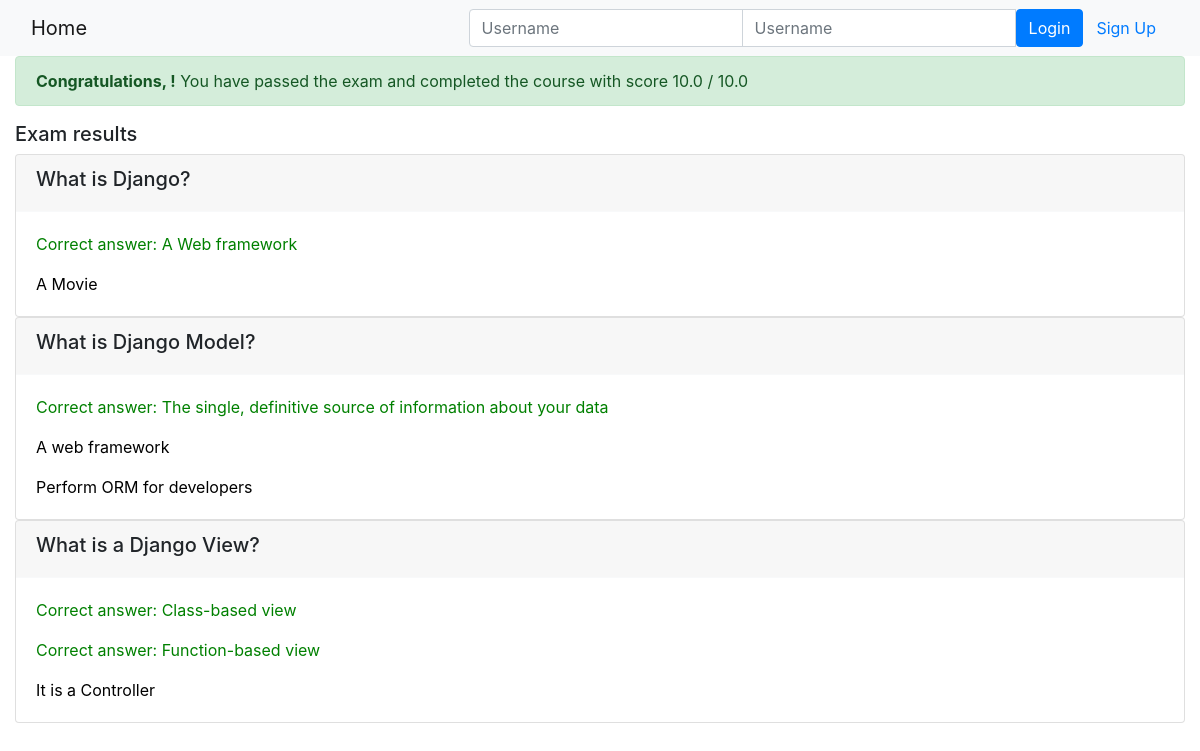
Page /onlinecourse/course/1/submission/1/result/ on the committed database.
### onlinecourse/models.py (models this page shows)
class Question(models.Model):
    course = models.ForeignKey(Course, on_delete=models.CASCADE)
    title = models.CharField(max_length=255)
    question = models.CharField(max_length=255)
    grade = models.FloatField()
    def is_get_score(self, selected_ids):
       all_answers = self.choice_set.filter(is_correct=True).count()
       selected_correct = self.choice_set.filter(is_correct=True, id__in=selected_ids).count()
       if all_answers == selected_correct:
           return True
       else:
           return False

class Choice(models.Model):
    question = models.ForeignKey(Question, on_delete=models.CASCADE)
    choice = models.CharField(max_length=255)
    is_correct = models.BooleanField()

### onlinecourse/views.py (the view)
# urls.py: path('course/<int:course_id>/submission/<int:submission_id>/result/', views.show_exam_result, name='show_exam_result'),
def show_exam_result(request, course_id, submission_id):
    course = get_object_or_404(Course, pk=course_id)
    submission = get_object_or_404(Submission, pk=submission_id)
    choices = submission.choices.all()
    total_mark, mark = 0, 0
    for question in course.question_set.all():
        total_mark += question.grade
        if question.is_get_score(choices):
            mark += question.grade
    return render(request, 'onlinecourse/exam_result_bootstrap.html', {"course":course, "choices":choices, "total_mark":total_mark,
                                                                       "mark":mark, "submission":submission, "grade":int((mark / total_mark) * 100)})

### onlinecourse/templates/onlinecourse/exam_result_bootstrap.html (shortened to what this page needs)
<!DOCTYPE html>
<html lang="en">
<head>
    {% load static %}
    <link rel="stylesheet" href="https://maxcdn.bootstrapcdn.com/bootstrap/4.5.2/css/bootstrap.min.css">
</head>
<body>
 <nav class="navbar navbar-light bg-light">
    <div class="container-fluid">
        <div class="navbar-header">
              <a class="navbar-brand" href="{% url 'onlinecourse:index' %}">Home</a>
        </div>
        <ul class="nav navbar-nav navbar-right">
            {% if user.is_authenticated %}
            <li>
                <a class="btn btn-link" href="#">{{ user.first_name }}({{ user.username }})</a>
                <a class="btn btn-link" href="{% url 'onlinecourse:logout' %}">Logout</a>
            </li>
            {% else %}
            <li>
                <form class="form-inline" action="{% url 'onlinecourse:login' %}" method="post">
                    <div class="input-group">
                        <input type="text" class="form-control" placeholder="Username" name="username" >
                        <input type="password" class="form-control" placeholder="Username" name="psw" >
                        <button class="btn btn-primary" type="submit">Login</button>
                        <a class="btn btn-link" href="{% url 'onlinecourse:registration' %}">Sign Up</a>
                    </div>
                </form>
            </li>
            {% endif %}
        </ul>
    </div>
</nav>
<div class="container-fluid">
    {% if grade > 80 %}
    <div class="alert alert-success">
       <b>Congratulations, {{user.username}}!</b> You have passed the exam and completed the course with score {{mark}} / {{total_mark}}
    </div>
        {% else %}
        <div class="alert alert-danger">
            <b>Failed</b> Sorry, {{user.username}}! You have failed with score {{mark}} / {{total_mark}}
        </div>
        <a class="btn btn-link text-danger" href="{% url 'onlinecourse:course_details' course.id %}">Re-test</a>
        {% endif %}
        <div class="card-columns-vertical mt-1">
        <h5 class="">Exam results</h5>
            {% for question in course.question_set.all %}
                <div class="card">
                    <div class="card-header border-light">
                        <h5>{{question.question}}</h5>
                    </div>
                    <div class="card-body">
                        {% for choice in question.choice_set.all %}
                            {% if choice.is_correct and choice in choices %}
                            <p class="card-text" style="color:green">Correct answer: {{choice.choice}}</p>
                            {% elif choice.is_correct and choice not in choices %}
                            <p class="card-text" style="color:orange">Not selected: {{choice.choice}}</p>
                            {% elif choice.is_correct == False and choice in choices %}
                            <p class="card-text" style="color:red">Wrong answer: {{choice.choice}}</p>
                            {% else %}
                            <p class="card-text" style="color:black">{{choice.choice}}</p>
                            {% endif %}
                        {% endfor %}
                    </div>
                </div>
            {% endfor %}
        </div>
    </div>
</body>
</html>

### rows in the picture
Question: question "What is Django?"
Choice: choice "A Web framework"
Choice: choice "A Movie"
Question: question "What is Django Model?"
Choice: choice "The single, definitive source of information about your data"
Choice: choice "A web framework"
Choice: choice "Perform ORM for developers"
Question: question "What is a Django View?"
Choice: choice "Class-based view"
Choice: choice "Function-based view"
Choice: choice "It is a Controller"

### other values in the picture
{{ mark }} "10.0"
{{ total_mark }} "10.0"
